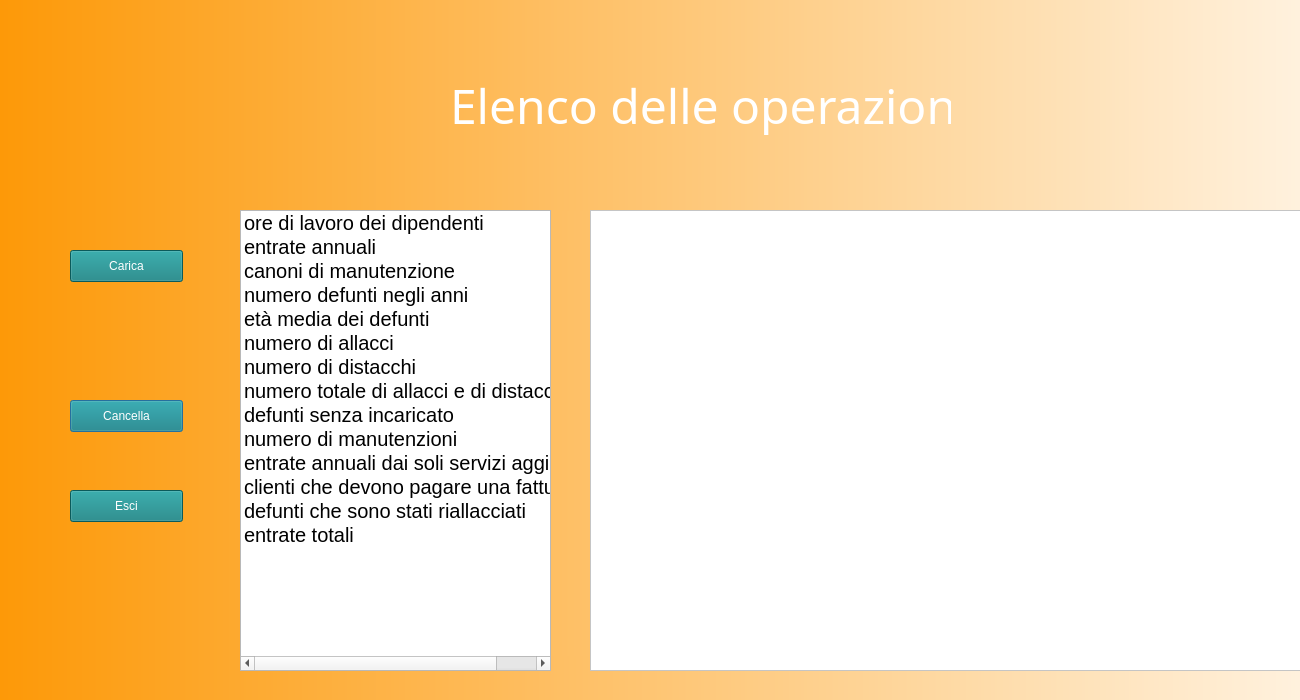
<?xml version="1.0" encoding="UTF-8"?>
<ui version="4.0">
 <class>Dialog</class>
 <widget class="QDialog" name="Dialog">
  <property name="geometry">
   <rect>
    <x>0</x>
    <y>0</y>
    <width>1300</width>
    <height>700</height>
   </rect>
  </property>
  <property name="windowTitle">
   <string>Dialog</string>
  </property>
  <widget class="QWidget" name="bgwidget" native="true">
   <property name="geometry">
    <rect>
     <x>0</x>
     <y>0</y>
     <width>1500</width>
     <height>800</height>
    </rect>
   </property>
   <property name="styleSheet">
    <string notr="true">QWidget#bgwidget{
	background-color: qlineargradient(spread:pad, x1:0, y1:0, x2:1, y2:0, stop:0 rgba(253, 153, 8, 255), stop:1 rgba(255, 255, 255, 255));

}</string>
   </property>
   <widget class="QLabel" name="image">
    <property name="enabled">
     <bool>true</bool>
    </property>
    <property name="geometry">
     <rect>
      <x>-200</x>
      <y>-270</y>
      <width>1800</width>
      <height>1300</height>
     </rect>
    </property>
    <property name="styleSheet">
     <string notr="true">border-radius:50%;
image: url(:/images/1.png);
</string>
    </property>
    <property name="text">
     <string/>
    </property>
    <property name="scaledContents">
     <bool>true</bool>
    </property>
   </widget>
   <widget class="QLabel" name="label">
    <property name="geometry">
     <rect>
      <x>450</x>
      <y>60</y>
      <width>501</width>
      <height>91</height>
     </rect>
    </property>
    <property name="font">
     <font>
      <family>Bangla MN</family>
      <pointsize>36</pointsize>
      <weight>50</weight>
      <italic>false</italic>
      <bold>false</bold>
     </font>
    </property>
    <property name="styleSheet">
     <string notr="true">font: 36pt;
background: transparent;
color: rgb(255,255,255);</string>
    </property>
    <property name="text">
     <string>Elenco delle operazioni</string>
    </property>
   </widget>
   <widget class="QPushButton" name="btnCancella">
    <property name="geometry">
     <rect>
      <x>70</x>
      <y>400</y>
      <width>113</width>
      <height>32</height>
     </rect>
    </property>
    <property name="styleSheet">
     <string notr="true">color: rgb(255, 255, 255);
background-color: rgb(16, 128, 128);</string>
    </property>
    <property name="text">
     <string>Cancella</string>
    </property>
   </widget>
   <widget class="QPushButton" name="carica">
    <property name="geometry">
     <rect>
      <x>70</x>
      <y>250</y>
      <width>113</width>
      <height>32</height>
     </rect>
    </property>
    <property name="styleSheet">
     <string notr="true">color: rgb(255, 255, 255);
background-color: rgb(16, 128, 128);</string>
    </property>
    <property name="text">
     <string>Carica</string>
    </property>
   </widget>
   <widget class="QPushButton" name="btnEsci">
    <property name="geometry">
     <rect>
      <x>70</x>
      <y>490</y>
      <width>113</width>
      <height>32</height>
     </rect>
    </property>
    <property name="styleSheet">
     <string notr="true">color: rgb(255, 255, 255);
background-color: rgb(16, 128, 128);</string>
    </property>
    <property name="text">
     <string>Esci</string>
    </property>
   </widget>
   <widget class="QTableWidget" name="tableWidget">
    <property name="geometry">
     <rect>
      <x>590</x>
      <y>210</y>
      <width>805</width>
      <height>461</height>
     </rect>
    </property>
    <property name="styleSheet">
     <string notr="true">background: rgb(255,255,255);
</string>
    </property>
   </widget>
   <widget class="QListWidget" name="listWidget">
    <property name="geometry">
     <rect>
      <x>240</x>
      <y>210</y>
      <width>311</width>
      <height>461</height>
     </rect>
    </property>
    <property name="font">
     <font>
      <pointsize>15</pointsize>
      <weight>50</weight>
      <italic>false</italic>
      <bold>false</bold>
      <strikeout>false</strikeout>
      <kerning>true</kerning>
     </font>
    </property>
    <property name="viewMode">
     <enum>QListView::ListMode</enum>
    </property>
    <property name="batchSize">
     <number>100</number>
    </property>
    <item>
     <property name="text">
      <string>ore di lavoro dei dipendenti</string>
     </property>
    </item>
    <item>
     <property name="text">
      <string>entrate annuali</string>
     </property>
    </item>
    <item>
     <property name="text">
      <string>canoni di manutenzione</string>
     </property>
    </item>
    <item>
     <property name="text">
      <string>numero defunti negli anni</string>
     </property>
    </item>
    <item>
     <property name="text">
      <string>età media dei defunti</string>
     </property>
    </item>
    <item>
     <property name="text">
      <string>numero di allacci</string>
     </property>
    </item>
    <item>
     <property name="text">
      <string>numero di distacchi</string>
     </property>
    </item>
    <item>
     <property name="text">
      <string>numero totale di allacci e di distacchi</string>
     </property>
    </item>
    <item>
     <property name="text">
      <string>defunti senza incaricato</string>
     </property>
    </item>
    <item>
     <property name="text">
      <string>numero di manutenzioni</string>
     </property>
    </item>
    <item>
     <property name="text">
      <string>entrate annuali dai soli servizi aggiuntivi</string>
     </property>
    </item>
    <item>
     <property name="text">
      <string>clienti che devono pagare una fattura</string>
     </property>
    </item>
    <item>
     <property name="text">
      <string>defunti che sono stati riallacciati</string>
     </property>
    </item>
    <item>
     <property name="text">
      <string>entrate totali</string>
     </property>
    </item>
   </widget>
  </widget>
 </widget>
 <resources>
  <include location="../source.qrc"/>
 </resources>
 <connections/>
</ui>
